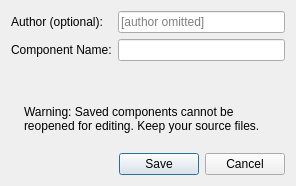
<?xml version="1.0" encoding="UTF-8"?>
<ui version="4.0">
 <class>ExportComponentOptions</class>
 <widget class="QDialog" name="ExportComponentOptions">
  <property name="geometry">
   <rect>
    <x>0</x>
    <y>0</y>
    <width>296</width>
    <height>186</height>
   </rect>
  </property>
  <property name="sizePolicy">
   <sizepolicy hsizetype="Minimum" vsizetype="Minimum">
    <horstretch>0</horstretch>
    <verstretch>0</verstretch>
   </sizepolicy>
  </property>
  <property name="windowTitle">
   <string>Dialog</string>
  </property>
  <layout class="QVBoxLayout" name="verticalLayout">
   <property name="spacing">
    <number>-1</number>
   </property>
   <item>
    <layout class="QFormLayout" name="formLayout">
     <item row="0" column="0">
      <widget class="QLabel" name="label">
       <property name="text">
        <string>Author (optional):</string>
       </property>
       <property name="buddy">
        <cstring>authorEdit</cstring>
       </property>
      </widget>
     </item>
     <item row="0" column="1">
      <widget class="QLineEdit" name="authorEdit">
       <property name="placeholderText">
        <string>[author omitted]</string>
       </property>
      </widget>
     </item>
     <item row="1" column="0">
      <widget class="QLabel" name="label_2">
       <property name="text">
        <string>Component Name:</string>
       </property>
       <property name="buddy">
        <cstring>componentEdit</cstring>
       </property>
      </widget>
     </item>
     <item row="1" column="1">
      <widget class="QLineEdit" name="componentEdit"/>
     </item>
    </layout>
   </item>
   <item>
    <layout class="QHBoxLayout" name="horizontalLayout">
     <item>
      <widget class="QLabel" name="warningIcon">
       <property name="sizePolicy">
        <sizepolicy hsizetype="Preferred" vsizetype="Fixed">
         <horstretch>0</horstretch>
         <verstretch>0</verstretch>
        </sizepolicy>
       </property>
       <property name="text">
        <string/>
       </property>
      </widget>
     </item>
     <item>
      <widget class="QLabel" name="warningText">
       <property name="sizePolicy">
        <sizepolicy hsizetype="MinimumExpanding" vsizetype="Fixed">
         <horstretch>0</horstretch>
         <verstretch>0</verstretch>
        </sizepolicy>
       </property>
       <property name="text">
        <string>&lt;html&gt;&lt;head/&gt;&lt;body&gt;&lt;p&gt;Warning: Saved components cannot be reopened for editing. Keep your source files.&lt;/p&gt;&lt;/body&gt;&lt;/html&gt;</string>
       </property>
       <property name="wordWrap">
        <bool>true</bool>
       </property>
      </widget>
     </item>
    </layout>
   </item>
   <item>
    <widget class="QDialogButtonBox" name="buttonBox">
     <property name="orientation">
      <enum>Qt::Horizontal</enum>
     </property>
     <property name="standardButtons">
      <set>QDialogButtonBox::Cancel|QDialogButtonBox::Save</set>
     </property>
    </widget>
   </item>
  </layout>
 </widget>
 <tabstops>
  <tabstop>componentEdit</tabstop>
  <tabstop>authorEdit</tabstop>
  <tabstop>buttonBox</tabstop>
 </tabstops>
 <resources/>
 <connections>
  <connection>
   <sender>buttonBox</sender>
   <signal>accepted()</signal>
   <receiver>ExportComponentOptions</receiver>
   <slot>accept()</slot>
   <hints>
    <hint type="sourcelabel">
     <x>244</x>
     <y>84</y>
    </hint>
    <hint type="destinationlabel">
     <x>157</x>
     <y>119</y>
    </hint>
   </hints>
  </connection>
  <connection>
   <sender>buttonBox</sender>
   <signal>rejected()</signal>
   <receiver>ExportComponentOptions</receiver>
   <slot>reject()</slot>
   <hints>
    <hint type="sourcelabel">
     <x>310</x>
     <y>84</y>
    </hint>
    <hint type="destinationlabel">
     <x>286</x>
     <y>119</y>
    </hint>
   </hints>
  </connection>
 </connections>
</ui>
